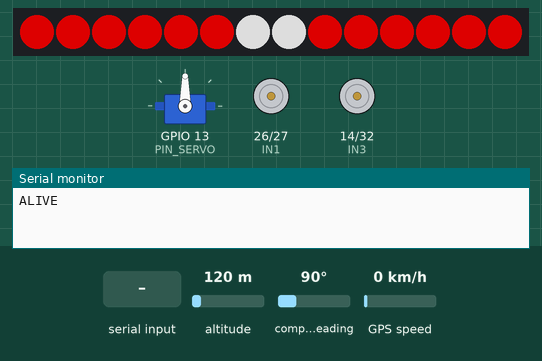
Simulated run of this sketch. Board: ESP32. Parts: servo, 14 RGB LEDs in strip order, left to right, motor-driver pin pairs drawn as motors (green arrow = first pin HIGH = forward, orange = second pin HIGH = backward, longer = more drive, scaled by the enable pin), the last lines printed to the serial monitor. The test bench sets the inputs (shaded band); at power-on: altitude 120 m, compass heading 90°, GPS speed 0 km/h. Dim RGB values are drawn brighter than linear; the strip is taken to match the declared colour order; the GPS gets a fix after 3 s at 37.7749, -122.4194 with 8 satellites.

Above: at 1.2 s.
1.3 s: "90,45,200\n" received over Serial
At 2.4 s:
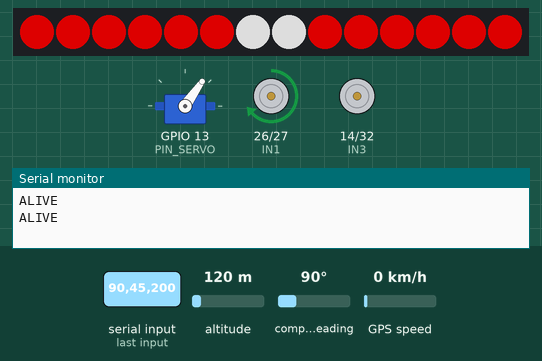
2.8 s: "30,150,10\n" received over Serial
At 3.5 s:
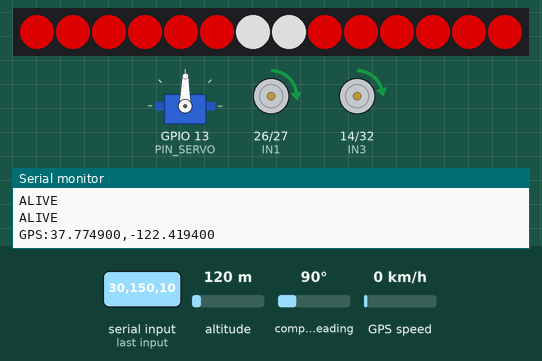
4.3 s: "1,90,45\n" received over Serial
At 4.6 s:
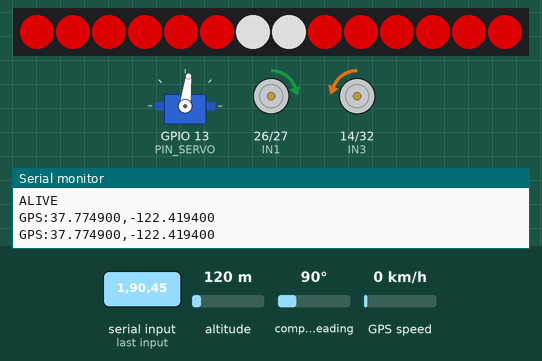
Timing chart, 0 to 7.3 s (numbered marks = the images above; inputs shaded):
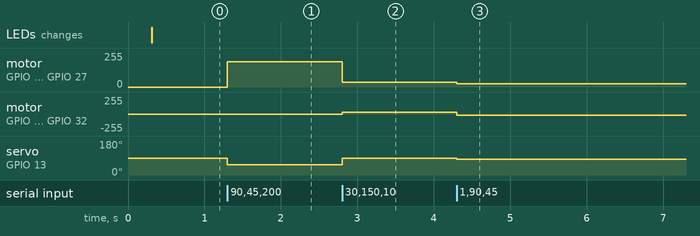

The sketch:

nav-x-esp.ino
```cpp
#include <Adafruit_NeoPixel.h>
#include <TinyGPS++.h>
#include <ESP32Servo.h>

#define ENA 25
#define IN1 26
#define IN2 27
#define ENB 12
#define IN3 14
#define IN4 32
#define PIN_SERVO 13
#define PIN_LEDS  4
#define NUM_LEDS  14

// WS2811 : Essayer NEO_BRG si les couleurs sont inversées
Adafruit_NeoPixel pixels(NUM_LEDS, PIN_LEDS, NEO_BRG + NEO_KHZ800);
TinyGPSPlus gps;
Servo camServo;
HardwareSerial SerialGPS(2);

int currentBlinker = 0;
unsigned long lastGps = 0;

void setup() {
  Serial.begin(115200);
  Serial.setTimeout(5); // Très important pour la réactivité
  SerialGPS.begin(9600, SERIAL_8N1, 16, 17);

  pinMode(ENA, OUTPUT); pinMode(IN1, OUTPUT); pinMode(IN2, OUTPUT);
  pinMode(ENB, OUTPUT); pinMode(IN3, OUTPUT); pinMode(IN4, OUTPUT);

  camServo.attach(PIN_SERVO);
  pixels.begin();
  pixels.setBrightness(150);
  pixels.show();
}

void loop() {
  while (SerialGPS.available() > 0) gps.encode(SerialGPS.read());

  // Envoi Heartbeat + GPS
  if (millis() - lastGps > 1000) {
    if (gps.location.isValid()) {
      Serial.print("GPS:"); Serial.print(gps.location.lat(), 6);
      Serial.print(","); Serial.println(gps.location.lng(), 6);
    } else {
      Serial.println("ALIVE");
    }
    lastGps = millis();
  }

  // LECTURE COMMANDE AVEC ANTI-LATENCE
  if (Serial.available() > 0) {
    if (Serial.available() > 16) {
      while (Serial.available() > 8) { Serial.read(); }
    }
    String cmd = Serial.readStringUntil('\n');
    parseCommand(cmd);
  }
  updateLEDs();
}

void parseCommand(String cmd) {
  int f = cmd.indexOf(','), s = cmd.indexOf(',', f + 1);
  if (f != -1 && s != -1) {
    int v = cmd.substring(0, f).toInt();
    int b = cmd.substring(f + 1, s).toInt();
    int d = cmd.substring(s + 1).toInt();

    controlMotor(v + (d/2), ENA, IN1, IN2);
    controlMotor(v - (d/2), ENB, IN3, IN4);
    camServo.write(map(d, -255, 255, 135, 45));
    currentBlinker = b;
  }
}

void controlMotor(int spd, int p_pwm, int p_i1, int p_i2) {
  int s = constrain(abs(spd), 0, 255);
  digitalWrite(p_i1, spd > 20);
  digitalWrite(p_i2, spd < -20);
  analogWrite(p_pwm, s);
}

void updateLEDs() {
  static unsigned long lastB = 0;
  static bool flash = false;
  if (millis() - lastB < 300) return;
  lastB = millis(); flash = !flash;

  uint32_t RED = pixels.Color(255, 0, 0);
  uint32_t ORANGE = pixels.Color(255, 30, 0);
  uint32_t WHITE = pixels.Color(255, 255, 255);
  uint32_t OFF = pixels.Color(0, 0, 0);

  for(int i=0; i<14; i++) {
    if (i == 6 || i == 7) pixels.setPixelColor(i, WHITE);
    else pixels.setPixelColor(i, RED);
  }

  if (currentBlinker == 1 || currentBlinker == 3) {
    for(int i=0; i<6; i++) pixels.setPixelColor(i, flash ? ORANGE : OFF);
  }
  if (currentBlinker == 2 || currentBlinker == 3) {
    for(int i=8; i<14; i++) pixels.setPixelColor(i, flash ? ORANGE : OFF);
  }
  pixels.show();
}
```

Measured:
- after the input at 1.3 s, motor on GPIO 26 (IN1) / GPIO 27 (IN2): stopped → forward 190/255 at once; servo on GPIO 13 (PIN_SERVO): 90° → 55° at once
- after the input at 2.8 s, motor on GPIO 26 (IN1) / GPIO 27 (IN2): forward 190/255 → forward 35/255 at once; motor on GPIO 14 (IN3) / GPIO 32 (IN4): stopped → forward 25/255 at once; servo on GPIO 13 (PIN_SERVO): 55° → 89° at once
- after the input at 4.3 s, motor on GPIO 26 (IN1) / GPIO 27 (IN2): forward 35/255 → forward 23/255 at once; motor on GPIO 14 (IN3) / GPIO 32 (IN4): forward 25/255 → backward 21/255 at once; servo on GPIO 13 (PIN_SERVO): 89° → 83° at once
